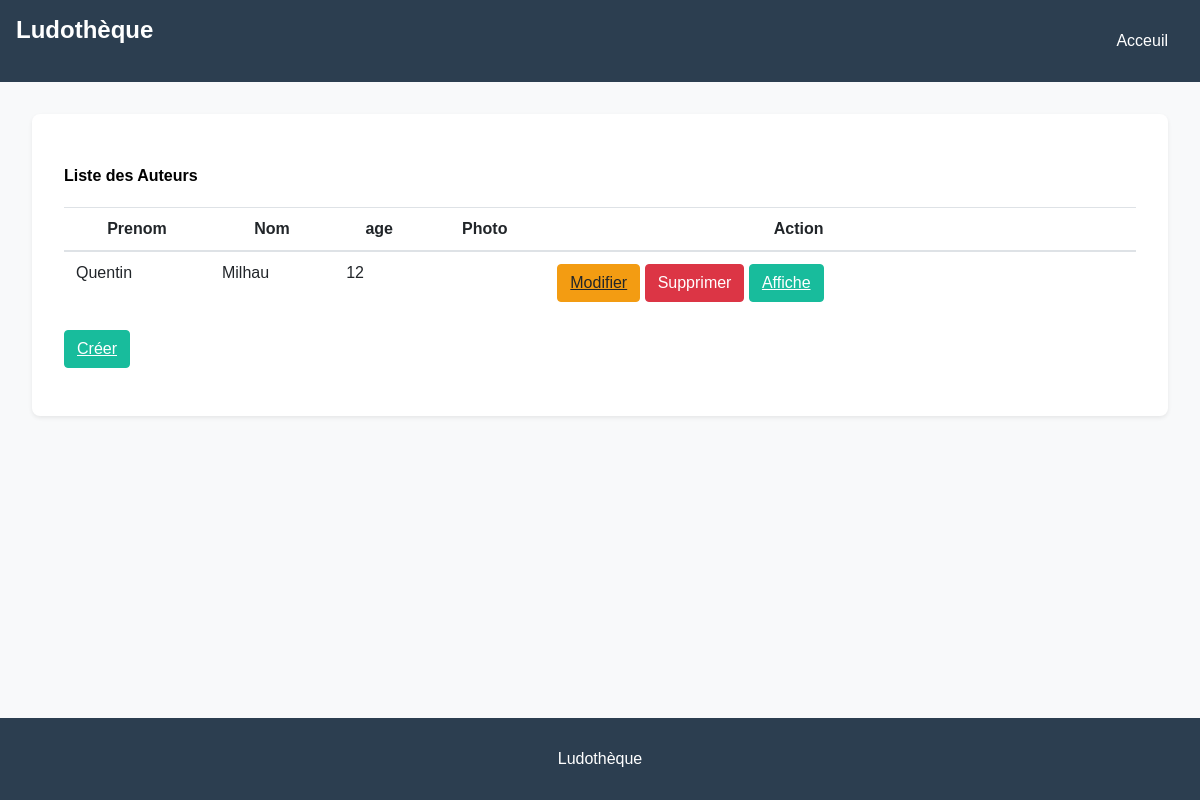
The page /auteurs/ on the database its author committed.
### myapp/models.py (models this page shows, shortened)
class Auteur(models.Model):
    nom = models.CharField(max_length=200)
    prenom = models.CharField(max_length=200)
    age = models.IntegerField()
    photos = models.ImageField(upload_to='photos', blank=True, null=True)

### myapp/views.py (the view)
# urls.py: path('auteurs/', views.auteurList, name='auteur-liste'),
def auteurList(request):
    auteurs = Auteur.objects.all()
    return render(request,'auteur/auteur_liste.html',{'auteurs': auteurs})

### myapp/templates/auteur/auteur_liste.html (shortened to what this page needs)
{% extends "base.html" %}
{% block content %}
<div class="card-body">
    <h4>Liste des Auteurs</h4>
    <table class="table">
        <thead>
            <tr>
                <th scope="col">Prenom</th>
                <th scope="col">Nom</th>
                <th scope="col">age</th>
                <th scope="col">Photo</th>
                <th scope="col">Action</th>
                <th scope="col"></th>
                <th scope="col"></th>
            </tr>
        </thead>
        <tbody>
            {% for auteur in auteurs %}
            <tr>
                <td>{{ auteur.prenom }}</td>
                <td>{{ auteur.nom }}</td>
                <td>{{ auteur.age }}</td>
                <td>{{ auteur.photos }}</td>
                <td>
                    <a type="button" class="btn btn-warning" href="{% url 'update_auteur' auteur.id %}">Modifier</a>
                    <form action="{% url 'delete_auteur' auteur.id %}" method="post" style="display:inline;">
                        <button type="submit" class="btn btn-danger">Supprimer</button>
                    </form>
                    <a type="button" class="btn btn-success" href="{% url 'display_auteur' auteur.id %}">Affiche</a>
                </td>
            </tr>
            {% endfor %}
        </tbody>
    </table>
    <section class="table">
        <a type="button" class="btn btn-success" href="{% url 'create_auteur' %}">Créer</a>
    </section>
</div>
{% endblock %}

### myapp/static/design.css (style rules this page uses)
body { font-family: 'Arial', sans-serif; background-color: #f8f9fa; margin: 0; padding: 0; }
.card-body { padding: 2rem; background-color: white; margin: 2rem; border-radius: 0.5rem; box-shadow: 0 0.125rem 0.25rem rgba(0, 0, 0, 0.075); }
.table { width: 100%; margin-bottom: 1rem; color: #212529; border-collapse: collapse; }
.table th, .table td { padding: 0.75rem; vertical-align: top; border-top: 1px solid #dee2e6; }
.table thead th { vertical-align: bottom; border-bottom: 2px solid #dee2e6; }
.btn { display: inline-block; font-weight: 400; color: #212529; text-align: center; vertical-align: middle; user-select: none; background-color: transparent; border: 1px solid transparent; padding: 0.375rem 0.75rem; font-size: 1rem; line-height: 1.5; border-radius: 0.25rem; transition: color 0.15s ease-in-out, background-color 0.15s ease-in-out, border-color 0.15s ease-in-out, box-shadow 0.15s ease-in-out; }
.btn-warning { color: #212529; background-color: #f39c12; border-color: #f39c12; }
.btn-danger { color: #fff; background-color: #dc3545; border-color: #dc3545; }
.btn-success { color: #fff; background-color: #18bc9c; border-color: #18bc9c; }

### rows shown on the page
Auteur: prenom "Quentin", nom "Milhau", age "12"
